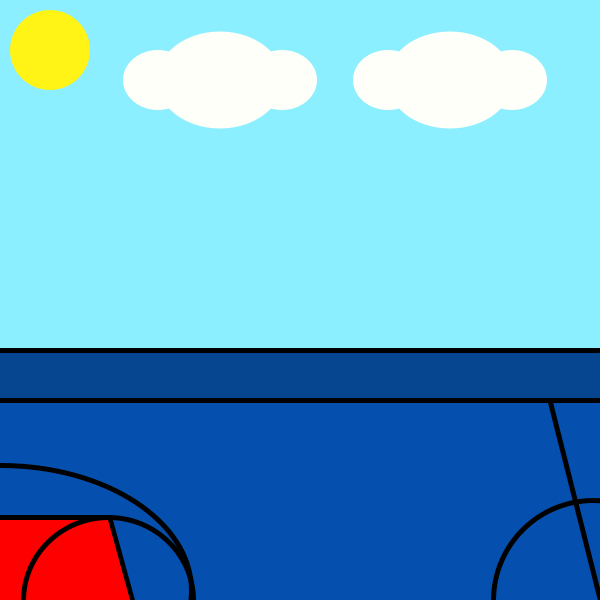
Frame 1 (no input)
Frame 60 (the mouse pressed at the canvas centre just before this capture): identical to frame 1, image omitted
Frame 120 (the mouse held since frame 60 and released just before this capture): identical to frame 1, image omitted

The Processing sketch that drew this single still picture (run headless with seeded random() and noise(); from frame 60 on, the mouse is pressed at the canvas centre):

// Processing sketch: BolaBasquete
// ── BolaBasquete.pde
// Tempo, começando em 0
float t = 0;

// Altura da bola, onde 0 é no chão
float y = 0;

// O tamanho da sombra aumenta conforme aumentamos y
float shadowSize;

// Como y é uma altura positiva, precisamos inverter
// para parecer certo no plano de coordenadas invertido
float correctedY;

void setup() {
    noStroke(); // Desativa o desenho de contorno para os elementos gráficos
    size(600, 600); // Define o tamanho da janela de visualização para 600x600 pixels
    
    // Inicializa uma lista vazia para armazenar as bolas
    listaBolas = new LinkedList<Bola>();
}

void mouseReleased() {
    // Adiciona uma nova bola à lista de bolas nas coordenadas onde o mouse foi liberado
    listaBolas.add(new Bola(mouseX, mouseY)); 
}

void desenhaCenario (){
    //quadra
    stroke(0);
    strokeWeight(5);
    fill(#064590);
    rect(-5, 350, 610, 280);
    fill(#0550AF);
    rect(-5, 400, 610, 202);
    
    //linhas da quadra
    stroke(0);
    strokeWeight(5);
    line(550, 402, 600, 600); // meio de campo
    line(132, 600, 110, 520); // lance livre
    line(0, 517, 108, 517);
    noFill();
    ellipse(593, 600, 200, 200); // meio de campo
    noStroke();
    fill(#FF0000);
    rect(0, 520, 108, 100); // linha do lance livre
    triangle(108, 600, 130, 600, 108, 520); // linha lance livre
    noFill();
    stroke(0);
    ellipse(0, 590, 382, 250);
    ellipse(108, 600, 170, 165); // garrafão
    
    //céu
    //sol
    noStroke();
    fill(#FFF415);
    ellipse(50, 50, 80, 80); 
    
    // nuvens
    noStroke();
    fill(#FFFFFA);
    ellipse(220, 80, 126, 97);
    ellipse(220 + 62, 80, 70, 60);
    ellipse(220 - 62, 80, 70, 60);  
    
    ellipse(450, 80, 126, 97);
    ellipse(450 + 62, 80, 70, 60);
    ellipse(450 - 62, 80, 70, 60); 
}

void draw() {
    background(#8BEFFF); // Limpa o fundo com uma cor azul clara
    desenhaCenario();    // Desenha o cenário do jogo
    
    // Itera sobre cada bola na lista de bolas
    for(int i = 0; i < listaBolas.size(); i++) {
        listaBolas.get(i).mostraBola(); // Chama o método mostraBola() de cada bola para desenhá-las na tela
    }
}

// ── Bola.pde
// Importando a classe LinkedList do pacote java.util
import java.util.LinkedList;

// Criando uma LinkedList para armazenar as bolas
LinkedList<Bola> listaBolas;

// Definição da classe Bola
class Bola {
    float x, y; // Coordenadas x e y da bola
    float vy, ay; // Velocidade vertical (vy) e aceleração vertical (ay) da bola
    float raio = 45; // Raio da bola
    
    // Construtor da classe Bola
    Bola (int x, int y){
        this.x = x; // Inicializa a coordenada x da bola
        this.y = y; // Inicializa a coordenada y da bola
        vy = 0; // Inicializa a velocidade vertical como 0
        ay = 0.4; // Define a aceleração vertical como 0.4
    }
    
    // Método para atualizar a posição da bola
    void atualizaBola(){
        vy = vy + ay; // Atualiza a velocidade vertical com a aceleração
        y = y + (int)vy; // Atualiza a posição vertical com base na velocidade
        
        // Verifica se a bola atingiu o chão e ajusta sua velocidade e posição
        if (y >= 500) {
            vy = -0.9 * vy; // Inverte a direção e reduz a velocidade vertical
            y = 500; // Mantém a bola no chão
        }
    }
    
    // Método para desenhar a bola
    void mostraBola (){
        // Desenha a bola
        noStroke();
        fill(#F5B400); // Cor laranja para a bola
        ellipse(x, y, raio, raio); // Desenha a bola como uma elipse
        
        // Detalhes da bola
        stroke(0); // Cor preta para os detalhes
        strokeWeight(2); // Define a espessura do traço como 2 pixels
        line(x, y + 45/2, x, y - 45/2); // Linha vertical para simular sombreamento
        line(x - 45/2, y, x + 45/2, y); // Linha horizontal para simular sombreamento
        noFill();
        // Curva para adicionar detalhes de brilho
        curve(x - 45, y, x - 15, y + 18, x - 15, y - 18, x - 120, y - 55);
        curve(x + 45, y, x + 15, y - 18, x + 15, y + 18, x + 120, y + 55);
        
        // Atualiza a posição da bola
        atualizaBola();
    }
}
